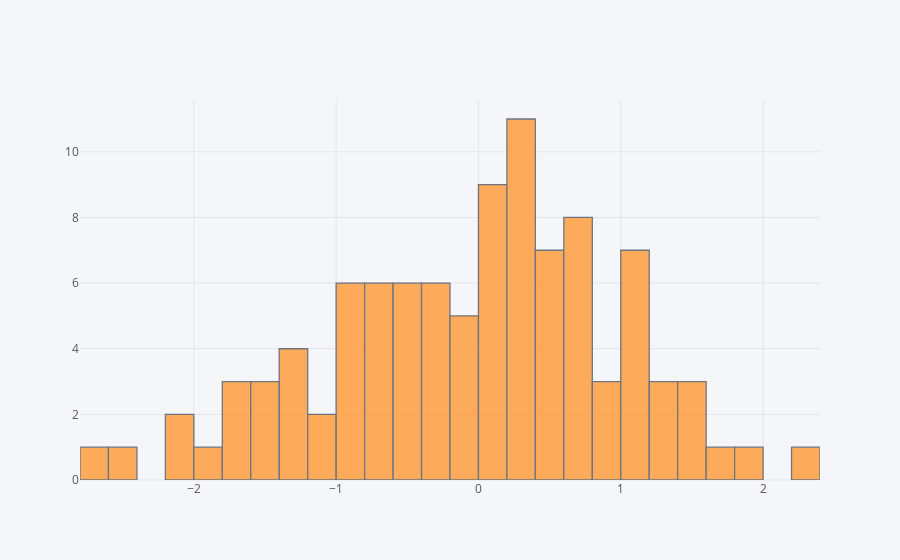

The notebook cell this image was saved under:
### Markdown cell above
## histogram

### Code cell
df1['A'].iplot(kind='hist',bins=25)

### Figure 1 — Plotly figure (JSON) as saved in the notebook; plotly's stock layout.template omitted (floating-point values rounded to 4 significant figures)
{"data": [{"histfunc": "count", "histnorm": "", "marker": {"color": "rgba(255, 153, 51, 1.0)", "line": {"color": "#4D5663", "width": 1.3}}, "name": "A", "nbinsx": 25, "opacity": 0.8, "orientation": "v", "type": "histogram", "uid": "c0fc439e-dc7b-11e8-ab47-90324b12f340", "x": [-0.8262, 1.573, 1.959, 0.18, -0.2167, -0.6256, 0.1885, 0.7186, 0.5489, -0.2587, 1.162, 0.6408, -1.484, 0.4176, -1.519, 0.1342, 0.9903, 1.625, -0.6008, -0.7686, -0.3363, 0.1181, 1.275, 0.349, -1.835, 0.7101, 0.3707, 1.383, 0.1518, 1.446, -0.8288, -0.4565, 0.1026, 1.402, 0.7926, -0.4651, 0.3206, 0.7419, 1.157, -0.1577, -2.451, -0.1221, -1.022, -0.7208, -0.3817, -1.202, 1.114, 0.2926, 0.1379, 0.5088, 0.8161, 0.4202, -0.1955, -0.4769, 0.1282, 0.739, -0.1025, 0.5012, 0.79, 2.218, -0.01094, 0.3874, -1.037, 0.8457, -0.8841, -2.144, 1.282, -0.5603, -0.6928, 0.317, 0.3296, -0.4908, 1.001, -1.345, -0.9612, 0.2813, -1.703, -0.2544, 0.3979, -1.746, 1.115, 1.009, -1.581, 0.2646, 0.4812, -0.463, -1.203, -0.8399, 0.4328, 0.717, -1.621, -1.327, -2.161, -0.61, -0.2401, 0.02846, 1.13, -2.72, 0.2852, -0.9498]}], "layout": {"barmode": "overlay", "legend": {"bgcolor": "#F5F6F9", "font": {"color": "#4D5663"}}, "paper_bgcolor": "#F5F6F9", "plot_bgcolor": "#F5F6F9", "titlefont": {"color": "#4D5663"}, "xaxis": {"gridcolor": "#E1E5ED", "showgrid": true, "tickfont": {"color": "#4D5663"}, "title": "", "titlefont": {"color": "#4D5663"}, "zerolinecolor": "#E1E5ED"}, "yaxis": {"gridcolor": "#E1E5ED", "showgrid": true, "tickfont": {"color": "#4D5663"}, "title": "", "titlefont": {"color": "#4D5663"}, "zerolinecolor": "#E1E5ED"}}}
